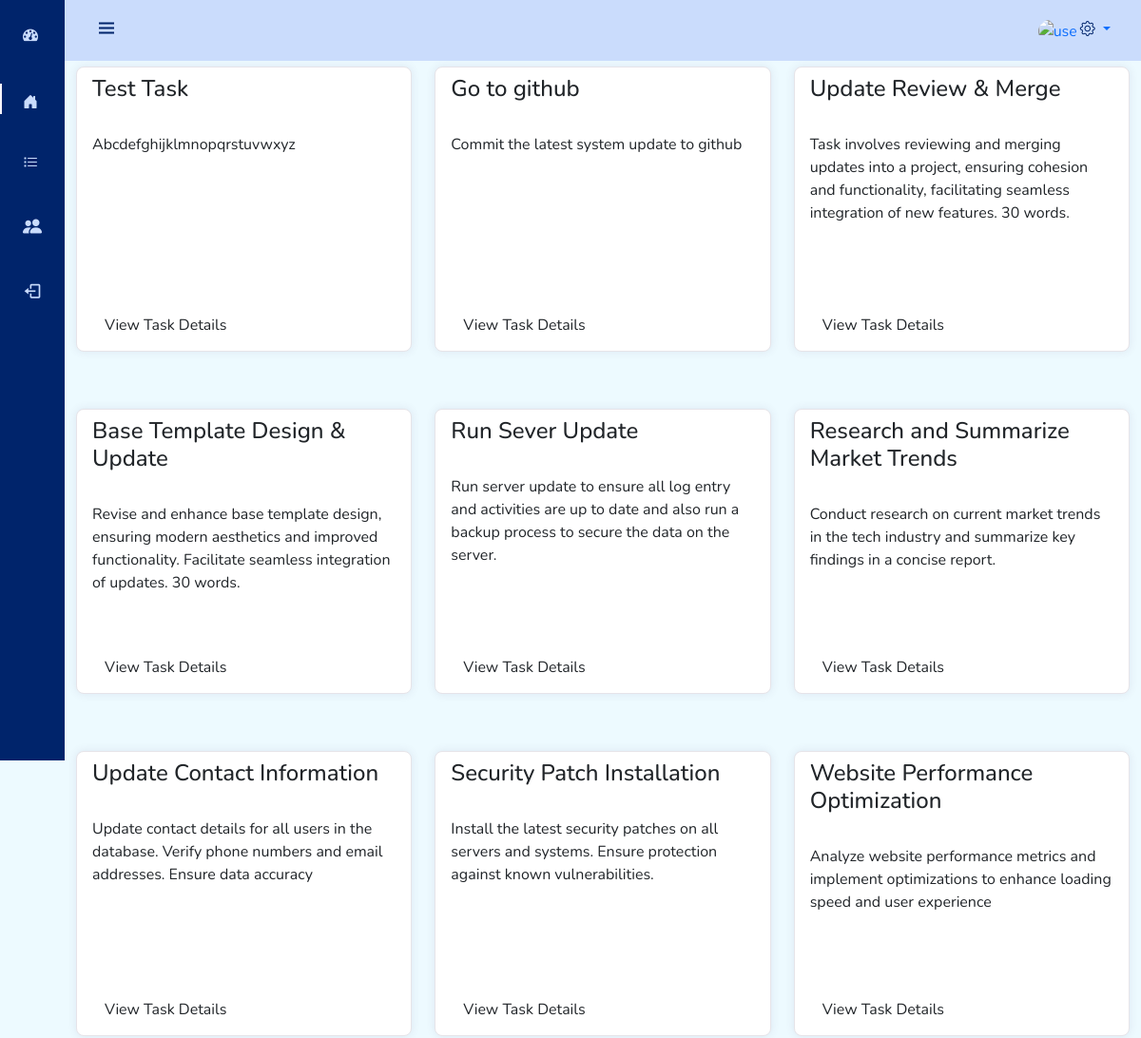
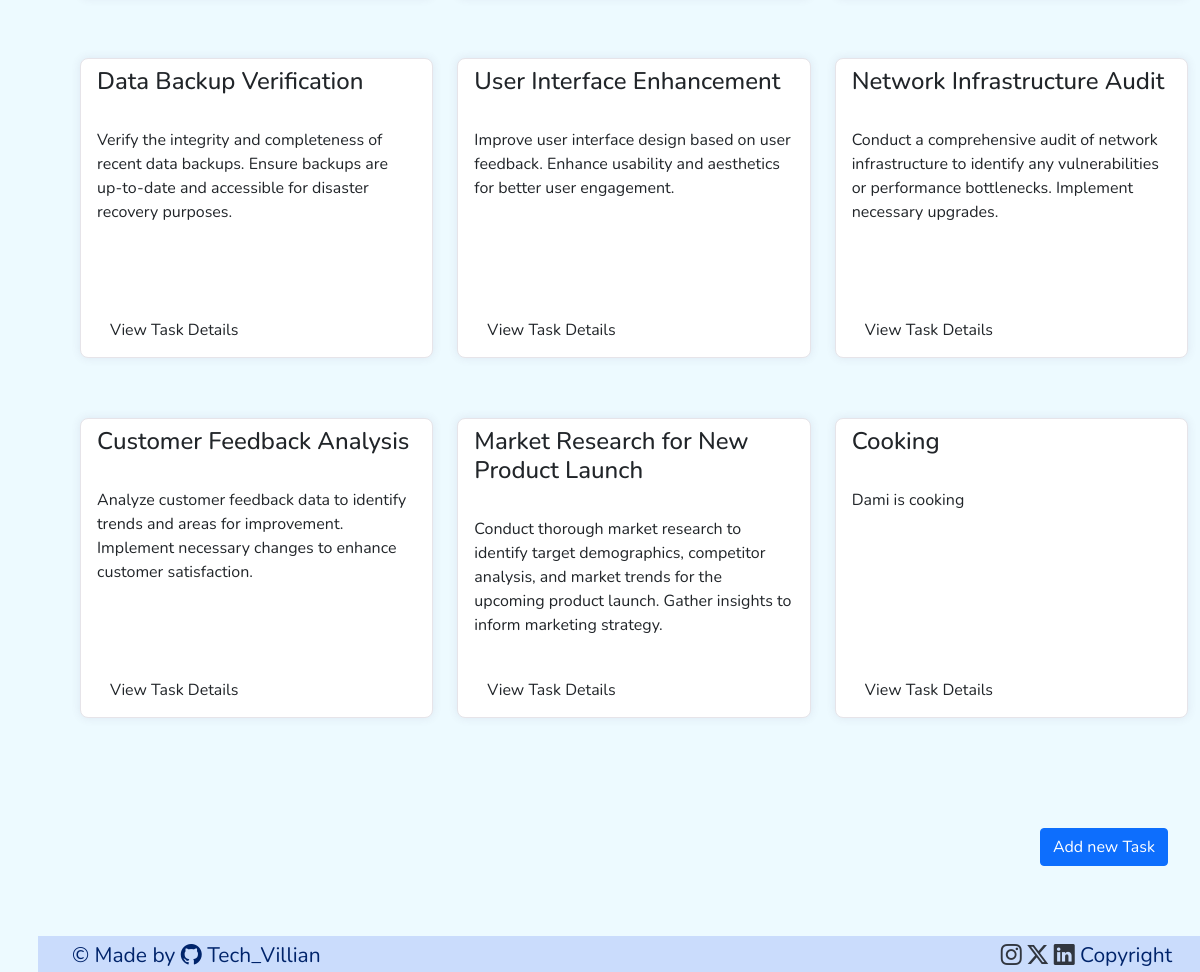
Screenshot of /tasks/ (signed in) with the database file from the repository (2 pictures, top to bottom).
### project/models.py (models this page shows, shortened)
class Task(models.Model):
    created_by = models.ForeignKey(auth.get_user_model(), on_delete=models.CASCADE)
    title = models.CharField(max_length=255)
    description = models.TextField()
    deadline = models.DateField()
    status = models.CharField(max_length=20, choices=[
        ('pending', 'Pending'),
        ('in_progress', 'In Progress'),
        ('completed', 'Completed')
    ])
    incident_types = models.CharField(max_length=20, choices=[
        ('critical', 'Critical'),
        ('high', 'High'),
        ('medium', 'Medium')
    ], blank=True, null=True)
    assigned_to = models.ForeignKey(User, on_delete=models.CASCADE, related_name='tasks')
    assigned_team = models.ForeignKey(Team, on_delete=models.SET_NULL, null=True, blank=True, related_name='assigned_tasks')

### project/views.py (the view)
# urls.py: path('tasks/', project_views.task_list, name='task'),
def task_list(request):
    tasks = Task.objects.all()
    return render(request, 'tasks/task_view.html', {'tasks': tasks})

### project/templates/tasks/task_view.html (shortened to what this page needs)
{% extends 'base.html' %}
{% block content %}
<div class="container">
    <div class="row" style="margin-top: 70px; margin-bottom: 30px;">
        {% for task in tasks %}
        <div class="col-lg-4" style="margin-bottom: 30px;">
            <div class="card card-margin" style="max-height: 300px; min-height: 300px;">
                <div class="card-header no-border">
                    <h4 class="card-title">{{ task.title|capfirst }}</h4>
                </div>
                <div class="card-body">
                <p class="card-text">{{ task.description|capfirst }}</p>
                </div>
                <div class="card-footer no-border">
                    <a href="{% url 'task_detail' task.id %}" class="btn btn-outline">View Task Details</a>
                </div>
            </div>
        </div>
        {% endfor %}
    </div>
    <div style="padding: 20px; margin-bottom: 50px; text-align: right;">
        <a href="{% url 'task-create' %}" class="btn btn-primary" style="text-decoration: none;">Add new Task</a>
    </div>
</div>
{% endblock content %}

### user/templates/base.html (style rules this page uses)
:root { --header-height: 3rem;--nav-width: 68px;--first-color: #00246B;--first-color-light: #CADCFC;--white-color: #F7F6FB;--body-font: 'Nunito', sans-serif;--normal-font-size: 1rem;--z-fixed: 100 }
*,::before,::after { box-sizing: border-box }
body { position: relative;margin: var(--header-height) 0 0 0;padding: 0 0rem;font-family: var(--body-font);font-size: var(--normal-font-size);transition: .5s }
a { text-decoration: none }
@media screen and (min-width: 768px) { body { margin: calc(var(--header-height) + 1rem) 0 0 0;padding-left: calc(var(--nav-width) + 0rem); } }

### project/templates/tasks/task_view.html (style rules this page uses)
body { background: #98e4ff2c; margin-top:20px; }
.card-margin { margin-bottom: 1.875rem; }
.card { border: 0; box-shadow: 0px 0px 10px 0px rgba(82, 63, 105, 0.1); -webkit-box-shadow: 0px 0px 10px 0px rgba(82, 63, 105, 0.1); -moz-box-shadow: 0px 0px 10px 0px rgba(82, 63, 105, 0.1); -ms-box-shadow: 0px 0px 10px 0px rgba(82, 63, 105, 0.1); }
.card { position: relative; display: flex; flex-direction: column; min-width: 0; word-wrap: break-word; background-color: #ffffff; background-clip: border-box; border: 1px solid #e6e4e9; border-radius: 8px; }
.card .card-header.no-border { border: 0; }
.card .card-header { background: none; padding: 1 0.9375rem; font-weight: 500; display: flex; align-items: center; min-height: 50px; }
.card-header:first-child { border-radius: calc(8px - 1px) calc(8px - 1px) 0 0; }
.card .card-footer.no-border { border: 0; }
.card .card-footer { background: none; padding: 1 0.9375rem; font-weight: 500; display: flex; min-height: 50px; }

### rows the page displays
Task: title "Test Task", description "Abcdefghijklmnopqrstuvwxyz"
Task: title "Go to github", description "Commit the latest system update to github"
Task: title "Update Review & Merge", description "Task involves reviewing and merging updates into a project, ensuring cohesion and functionality, facilitating seamless integration of new features. 30 words."
Task: title "Base Template Design & Update", description "Revise and enhance base template design, ensuring modern aesthetics and improved functionality. Facilitate seamless integration of updates. 30 words."
Task: title "Run Sever Update", description "Run server update to ensure all log entry and activities are up to date and also run a backup process to secure the data on the server."
Task: title "Research and Summarize Market Trends", description "Conduct research on current market trends in the tech industry and summarize key findings in a concise report."
Task: title "Update Contact Information", description "Update contact details for all users in the database. Verify phone numbers and email addresses. Ensure data accuracy"
Task: title "Security Patch Installation", description "Install the latest security patches on all servers and systems. Ensure protection against known vulnerabilities."
Task: title "Website Performance Optimization", description "Analyze website performance metrics and implement optimizations to enhance loading speed and user experience"
Task: title "Data Backup Verification", description "Verify the integrity and completeness of recent data backups. Ensure backups are up-to-date and accessible for disaster recovery purposes."
Task: title "User Interface Enhancement", description "Improve user interface design based on user feedback. Enhance usability and aesthetics for better user engagement."
Task: title "Network Infrastructure Audit", description "Conduct a comprehensive audit of network infrastructure to identify any vulnerabilities or performance bottlenecks. Implement necessary upgrades."
Task: title "Customer Feedback Analysis", description "Analyze customer feedback data to identify trends and areas for improvement. Implement necessary changes to enhance customer satisfaction."
Task: title "Market Research for New Product Launch", description "Conduct thorough market research to identify target demographics, competitor analysis, and market trends for the upcoming product launch. Gather insights to inform marketing strategy."
Task: title "Cooking", description "Dami is cooking"
